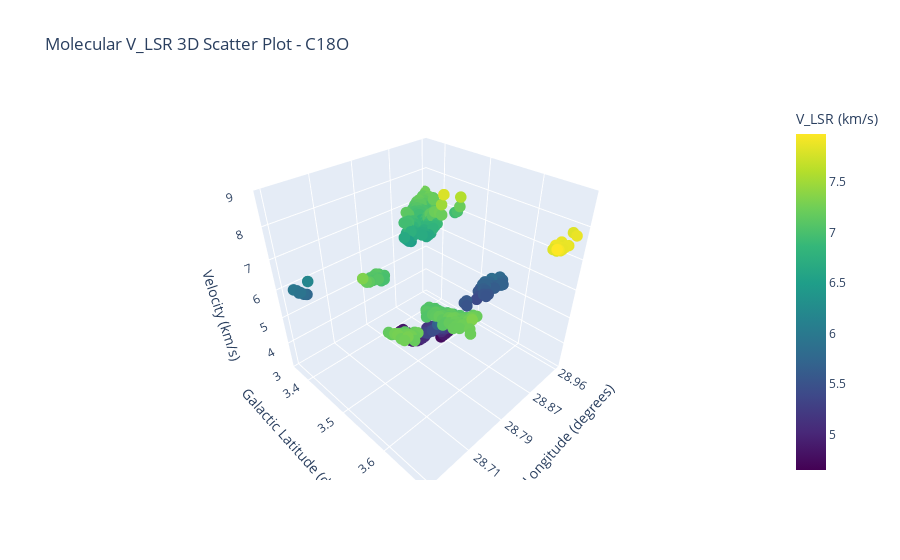

This figure's notebook cell:
### Code cell
fig = go.Figure(
    data=go.Scatter3d(
        x=x,
        y=y,
        z=z,
        mode="markers",
        marker=dict(
            size=4,
            color=z,  # set color to an array/list of desired values
            colorscale="Viridis",  # choose a colorscale
            opacity=1,
            colorbar=dict(title="V_LSR (km/s)"),  # add a colorbar with the title 'Values'
            symbol='circle'
        ),
    )
)
lon_min = lon_range[0]
lon_max = lon_range[1]
tickvals = np.linspace(lon_min, lon_max, num=5)  # adjust as needed
ticktext = [str(round(lon_max - val + lon_min, 2)) for val in tickvals]
print(ticktext)
fig.update_layout(
    scene=dict(
        xaxis_title="Galactic Longitude (degrees)",
        yaxis_title="Galactic Latitude (degrees)",
        zaxis_title="Velocity (km/s)",
        yaxis=dict(range=[lat_range[0], lat_range[1]]),
        xaxis=dict(tickmode="array", tickvals=tickvals, ticktext=ticktext),
        zaxis=dict(range=[3, 9]),
        aspectmode="manual",
        aspectratio=dict(x=1, y=1, z=1),

    ),
    title="Molecular V_LSR 3D Scatter Plot - C18O",
)
fig.show()
import plotly.io as pio
pio.write_html(fig, "output/w40_molecular_c18o.html")

### Figure 1 — Plotly figure (JSON) as saved in the notebook; plotly's stock layout.template omitted (floating-point values rounded to 4 significant figures; data arrays with more than 128 entries replaced by an {"elided": "..."} marker saying what was removed)
{"data": [{"marker": {"color": {"elided": "3721 float values"}, "colorbar": {"title": {"text": "V_LSR (km/s)"}}, "colorscale": [[0, "#440154"], [0.1111, "#482878"], [0.2222, "#3e4989"], [0.3333, "#31688e"], [0.4444, "#26828e"], [0.5556, "#1f9e89"], [0.6667, "#35b779"], [0.7778, "#6ece58"], [0.8889, "#b5de2b"], [1, "#fde725"]], "opacity": 1, "size": 4, "symbol": "circle"}, "mode": "markers", "type": "scatter3d", "x": {"elided": "3721 float values"}, "y": {"elided": "3721 float values"}, "z": {"elided": "3721 float values"}}], "layout": {"scene": {"aspectmode": "manual", "aspectratio": {"x": 1, "y": 1, "z": 1}, "xaxis": {"tickmode": "array", "ticktext": ["28.96", "28.87", "28.79", "28.71", "28.62"], "tickvals": [28.62, 28.71, 28.79, 28.87, 28.96], "title": {"text": "Galactic Longitude (degrees)"}}, "yaxis": {"range": [3.353, 3.687], "title": {"text": "Galactic Latitude (degrees)"}}, "zaxis": {"range": [3, 9], "title": {"text": "Velocity (km/s)"}}}, "title": {"text": "Molecular V_LSR 3D Scatter Plot - C18O"}}}
